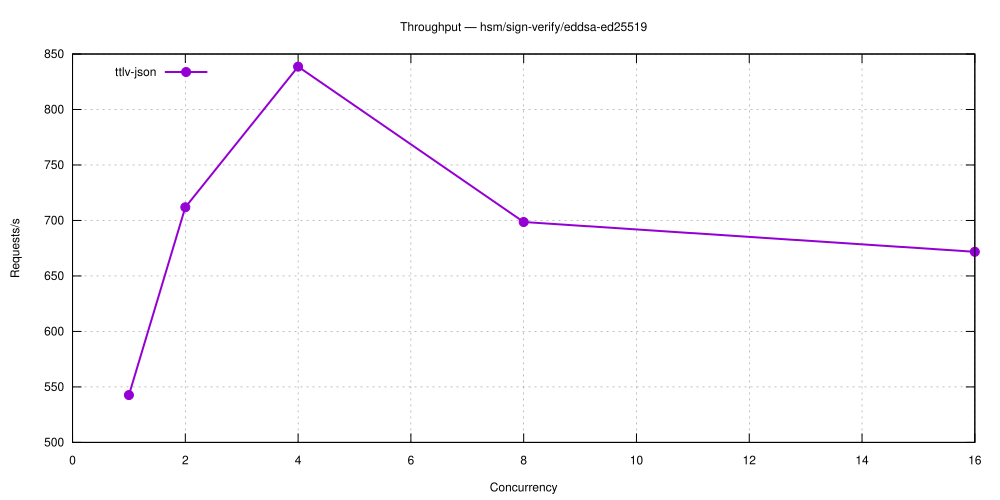

The gnuplot source for this figure:
set terminal svg size 1000,500 enhanced font 'Helvetica,12'
set output 'hsm_sign-verify_eddsa-ed25519.svg'
set title 'Throughput — hsm/sign-verify/eddsa-ed25519'
set grid
set xlabel 'Concurrency'
set ylabel 'Requests/s'
set key top left
plot 'hsm_sign-verify_eddsa-ed25519-5.27.0-ttlv-json.dat' using 1:2 with linespoints lw 2 pt 7 title 'ttlv-json'
